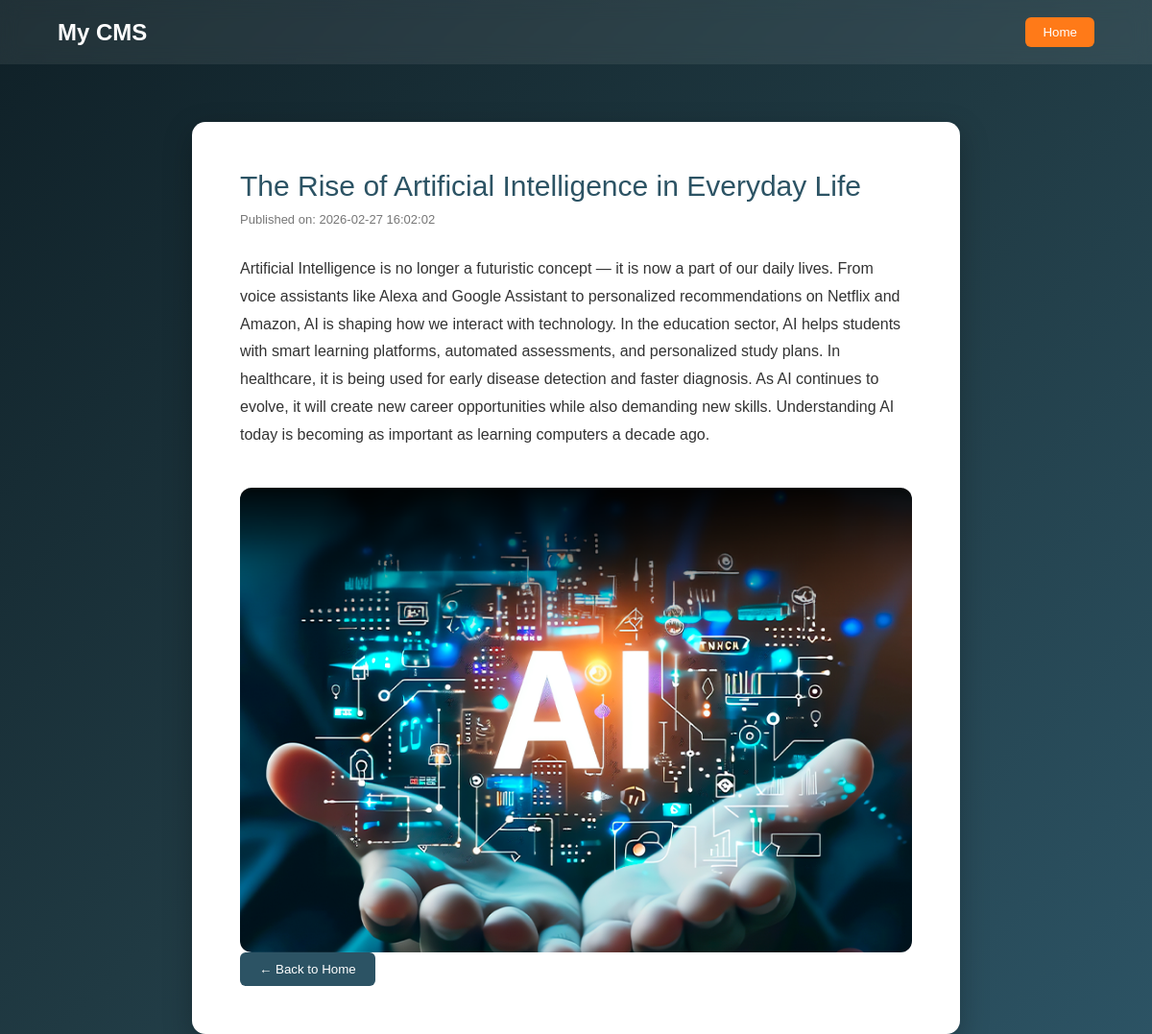
Page /post/13 on the committed database.
### tables this page shows
CREATE TABLE posts (
    id INTEGER PRIMARY KEY AUTOINCREMENT,
    title TEXT NOT NULL,
    content TEXT NOT NULL,
    image TEXT,
    created_at TIMESTAMP DEFAULT CURRENT_TIMESTAMP
, video TEXT);

### app.py (the view)
@app.route('/post/<int:id>')
def post(id):
    conn = get_db_connection()
    post = conn.execute('SELECT * FROM posts WHERE id = ?', (id,)).fetchone()
    conn.close()
    return render_template('post.html', post=post)

### app.py (called while the page is built)
def get_db_connection():
    conn = sqlite3.connect('database.db')
    conn.row_factory = sqlite3.Row
    return conn

### templates/post.html (shortened to what this page needs)
<!DOCTYPE html>
<html lang="en">
<head>
</head>
<body>
<div class="navbar">
    <h2>My CMS</h2>
    <a href="/"><button class="nav-btn">Home</button></a>
</div>
<div class="main">
<div class="container">
    <div class="post-title">{{ post.title }}</div>
    <div class="post-date">
        Published on: {{ post.created_at }}
    </div>
    <div class="post-content">
        {{ post.content }}
    </div>
    {% if post.image %}
    <div class="post-image">
        <img src="{{ url_for('static', filename='uploads/' + post.image) }}">
    </div>
    {% endif %}
    <a href="/"><button class="back-btn">← Back to Home</button></a>
</div>
</div>
</body>
</html>

### templates/post.html (style rules this page uses)
* { margin:0; padding:0; box-sizing:border-box; font-family:'Poppins',sans-serif; }
body { background:linear-gradient(135deg,#0f2027,#203a43,#2c5364); min-height:100vh; }
.navbar { width:100%; padding:18px 60px; display:flex; justify-content:space-between; align-items:center; background:rgba(255,255,255,0.08); backdrop-filter:blur(10px); color:#fff; }
.nav-btn { padding:8px 18px; border:none; border-radius:6px; background:#ff7a18; color:#fff; cursor:pointer; }
.main { width:100%; display:flex; justify-content:center; margin-top:60px; }
.container { max-width:800px; margin: auto; overflow: hidden; padding:50px; border-radius:14px; background:#ffffff; box-shadow:0 10px 30px rgba(0,0,0,0.25); animation:fadeIn 0.8s ease; }
.post-title { font-size:30px; margin-bottom:10px; color:#2c5364; }
.post-date { font-size:13px; color:#777; margin-bottom:30px; }
.post-image img { width: 100%; height: auto; display: block; border-radius: 12px; margin-top: 20px; object-fit: contain; }
.post-content { font-size:16px; line-height:1.8; color:#333; margin-bottom:40px; }
.back-btn { padding:10px 20px; border:none; border-radius:6px; background:#2c5364; color:#fff; cursor:pointer; }

### rows in the picture
posts: title "The Rise of Artificial Intelligence in Everyday Life", created_at "2026-02-27 16:02:02", content "Artificial Intelligence is no longer a futuristic concept — it is now a part of our daily lives. From voice assistants like Alexa and Google Assistant to personalized recommendations on Netflix and Amazon, AI is shaping how we interact with technology. In the education sector, AI helps students with smart learning platforms, automated assessments, and personalized study plans. In healthcare, it is being used for early disease detection and faster diagnosis. As AI continues to evolve, it will create new career opportunities while also demanding new skills. Understanding AI today is becoming as important as learning computers a decade ago.", image (picture)
